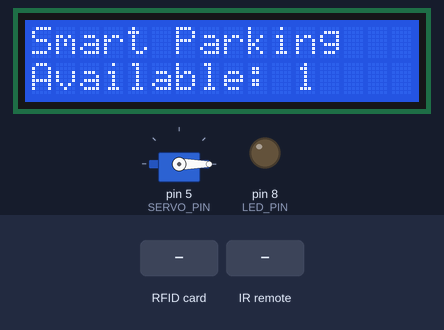
Simulated run of this sketch. Board: Arduino Uno, built with avr-gcc and run on an emulated ATmega328P. Shown: servo, 16×2 character LCD, output pins drawn as LEDs (lit = HIGH). Dashed ring = blinking. The inputs (shaded band) are chosen by the test bench. Pins used as bus, display or sensor lines are not drawn; what the sketch prints to the serial monitor is not drawn.

Above: at 1.3 s.
1.4 s: RFID card 5E 7A 19 C4 held to the reader
At 1.56 s:
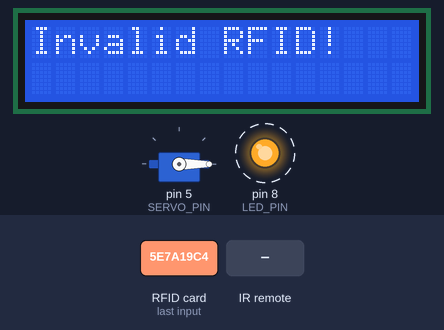
3.6 s: infrared code 0xC received
At 3.83 s:
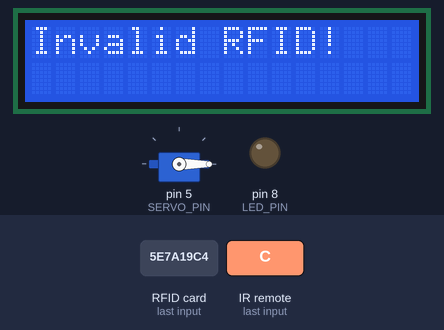
At 4.9 s:
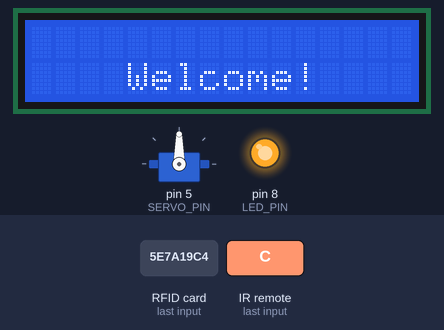
Timing chart, 0 to 10.5 s (numbered marks = the images above; inputs shaded):
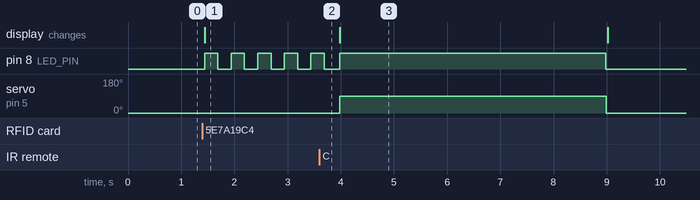

The sketch:

ProjectIOT192.ino
```cpp
// Group 3 - SE1805

/* pins:
 + RFID:
  -13: SCK for RFID
  -12: MISO for RFID
  -11: MOSI for RFID
  -10: SS(DSA) for RFID
  -9: RST for RFID
 + Servo:
  -5: Servo terminal
 */

//libraries

#include <SPI.h>
#include <MFRC522.h>
#include <Servo.h>
#include <LiquidCrystal_I2C.h>
#include <IRremote.hpp>


//Define pins

#define RECV_PIN 7
#define SS_PIN 10
#define RST_PIN 9
#define SERVO_PIN 5
#define LED_PIN 8

//Create objects for servo, lcd, and card reader

MFRC522 mfrc522(SS_PIN, RST_PIN);    // Tạo đối tượng cho đọc thẻ RFID
Servo servo;                         // Tạo đối tượng cho Servo
LiquidCrystal_I2C lcd(0x27, 16, 2);  // I2C address 0x27, 16 column and 2 rows

int availableSlots = 1;  // Initial free slots
int maxSlot = 3;         // Maximum free slots
String parkedRFIDs[3];   // Store the ID of parked cars

// Store valid IDs
String validRFIDs[] = { "73c9de34", "53412914" };  // Add more IDs if you want

void setup() {
  Serial.begin(9600);
  SPI.begin();         // Create SPI bus
  mfrc522.PCD_Init();  // Create RFID reader

  servo.attach(SERVO_PIN);  // Add servo
  servo.write(0);           // Set initial state to close

  pinMode(LED_PIN, OUTPUT);    // Add LED pins
  IrReceiver.begin(RECV_PIN);  // Add IR receiver

  lcd.init();  // Initialize the lcd
  lcd.backlight();

  lcd.print("Smart Parking");                              // Print to LCD
  Serial.println("Smart Parking");                         // Print to Serial Monitor
  lcd.setCursor(0, 1);                                     // Set cursor
  lcd.print("Available: " + String(availableSlots));       // Print available slots
  Serial.println("Available: " + String(availableSlots));  // Print to Serial Monitor
}

void loop() {
  // If receive signal from IR
  if (IrReceiver.decode()) {
    // Decode the command code
    int command = IrReceiver.decodedIRData.command;
    // If remote button is 1 and there are still available slots
    if (command == 12 && availableSlots > 0) {
      // Let the cars go in and print some information to the LCD
      lcd.clear();
      goIn();
      // Reset LCD screen
      resetDisplay();
    }
    // If the remote button is 2 and there are still cars in the parking
    else if (command == 24 && availableSlots < maxSlot) {
      // Let the cars go out and print some information to the LCD
      lcd.clear();
      goOut();
      // Reset LCD screen
      resetDisplay();
    } else if (command == 0) {
      // Resume the remote
      IrReceiver.resume();
      return;
    }
    // Print to Serial for debugs
    Serial.println(command);
    // Add delay to avoid double read
    delay(50);
    // Resume the remote
    IrReceiver.resume();
  }
  // If a RFID card is detected
  if (mfrc522.PICC_IsNewCardPresent() && mfrc522.PICC_ReadCardSerial()) {
    String rfid = readRFID();  // Read the ID

    if (isValidRFID(rfid))  // check validity
    {
      // Print to LCD
      lcd.clear();
      lcd.print("RFID: " + rfid);
      Serial.println("RFID: " + rfid);  // Print to Serial Monitor

      // Check if this car is already parked
      bool isParkedCar = false;
      for (int i = 0; i < 3; i++) {
        if (rfid == parkedRFIDs[i]) {
          isParkedCar = true;
          break;
        }
      }

      // If it is parked (i.e. go out from inside)
      if (isParkedCar) {
        // Open the entrance and display good bye message
        goOut();
        // Remove ID from parked list
        removeParkedRFID(rfid);
      }
      // If it is from outside and there are still free slots
      else if (availableSlots > 0) {
        // Open the entrance and display welcome message
        goIn();
        // Add ID to list of parked car
        addParkedRFID(rfid);
      }
      // If all slots are filled
      else {
        // Print full slot message
        lcd.setCursor(3, 1);
        lcd.print("Full Slot");
        Serial.println("Full Slot");  // Print to Serial Monitor
        // Blink the LED
        for (int i = 0; i < 5; i++) {
          digitalWrite(LED_PIN, HIGH);
          delay(250);
          digitalWrite(LED_PIN, LOW);
          delay(250);
        }
      }
    }
    // If the ID is not valid
    else {
      // Print invalid messgae
      lcd.clear();
      lcd.print("Invalid RFID!");
      Serial.println("Invalid RFID!");  // Print to Serial Monitor
      // Print ID to Serial for debug
      Serial.println(rfid);
      // Blink the LED
      for (int i = 0; i < 5; i++) {
        digitalWrite(LED_PIN, HIGH);
        delay(250);
        digitalWrite(LED_PIN, LOW);
        delay(250);
      }
    }
    // Reset the lcd
    resetDisplay();
  }
}

// Read the ID
String readRFID() {
  // Initialize empty string
  String rfid = "";
  // Read and concat each byte of the ID
  for (byte i = 0; i < mfrc522.uid.size; i++) {
    rfid.concat(String(mfrc522.uid.uidByte[i] < 0x10 ? "0" : ""));
    rfid.concat(String(mfrc522.uid.uidByte[i], HEX));
  }
  // Return the ID
  return rfid;
}

// Check ID validity
bool isValidRFID(String rfid)  // Hàm kiểm tra xem mã thẻ có hợp lệ không
{
  // Compare each string, if match return string
  for (int i = 0; i < sizeof(validRFIDs) / sizeof(validRFIDs[0]); i++) {
    if (rfid == validRFIDs[i]) {
      return true;
    }
  }
  // Else false
  return false;
}

// Add ID to parked array
void addParkedRFID(String rfid) {
  for (int i = 0; i < 3; i++) {
    // find a free slot, if availbale then add the ID
    if (parkedRFIDs[i] == "") {
      parkedRFIDs[i] = rfid;
      break;
    }
  }
}

// Remove ID from parked array
void removeParkedRFID(String rfid) {
  // If a match ID is found, turn it to blank string
  for (int i = 0; i < 3; i++) {
    if (parkedRFIDs[i] == rfid) {
      parkedRFIDs[i] = "";
      break;
    }
  }
}

// Open and close the entrace
void openServo() {
  servo.write(90);              // Turn the servo up
  digitalWrite(LED_PIN, HIGH);  // Start the LED
  delay(5000);                  // Wait 5 seconds
  digitalWrite(LED_PIN, LOW);   // Stop the LED
  servo.write(0);               // Turn the servo down
}

// When the user go out of the parking
void goOut() {
  lcd.clear();
  // Display good bye message
  lcd.print("See You Again!");
  Serial.println("See You Again!");  // Print to Serial Monitor
  lcd.setCursor(1, 1);
  // open the entrance
  openServo();
  lcd.clear();
  lcd.print("Available: " + String(++availableSlots));
  Serial.println("Available: " + String(availableSlots));  // Print to Serial Monitor
}

void goIn() {
  Serial.println("Welcome!");  // Print to Serial Monitor
  lcd.setCursor(4, 1);
  lcd.print("Welcome!");
  openServo();
  lcd.clear();
  lcd.print("Available: " + String(--availableSlots));
  Serial.println("Available: " + String(availableSlots));  // Print to Serial Monitor
}

void resetDisplay() {
  lcd.clear();
  lcd.print("Smart Parking");
  Serial.println("Smart Parking");  // Print to Serial Monitor
  lcd.setCursor(0, 1);
  lcd.print("Available: " + String(availableSlots));
  Serial.println("Available: " + String(availableSlots));  // Print to Serial Monitor
}
```

Measured:
- after the input at 1.4 s, pin 8 (LED_PIN): alternates HIGH for 0.25 s and LOW for 0.25 s, starting at once; the display: changes at once (image 1)
- after the input at 3.6 s, servo on pin 5 (SERVO_PIN): 0° → 90° after 0.38 s, → 0° 5.0 s later; the display: changes after 0.38 s (image 3)
